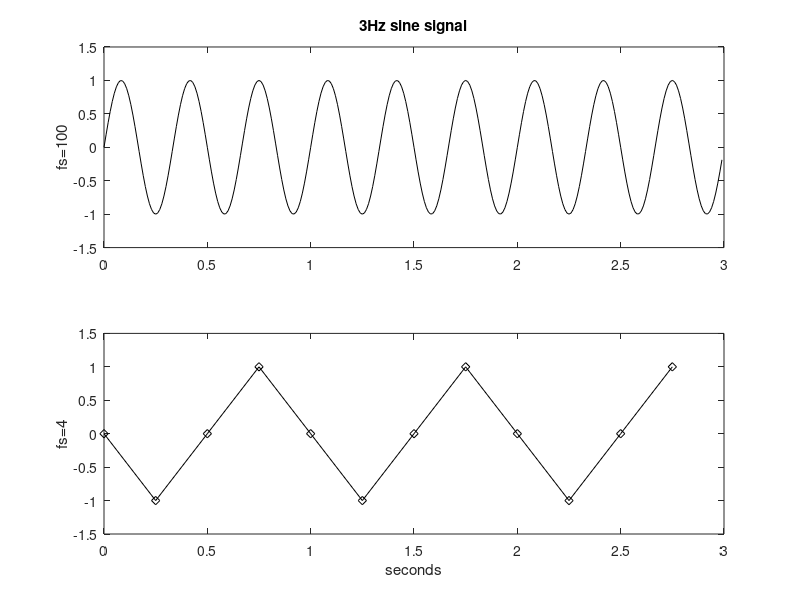

This chart was generated by the following MATLAB code:
% Sine signal and aliasing
fy = 3;                 %signal frequency in Hz
wy = 2*pi*fy;           %signal frequency in rad/s

% good sampling frequency
fs = 100;               %sampling frequency in Hz
tiv = 1/fs;             %time interval between samples;
t = 0:tiv:(3-tiv);      %time intervals set
y = sin(wy*t);          %signal data set
subplot(2, 1, 1); 
plot(t,y,'k');          %plots figure
axis([0 3 -1.5 1.5]);
title('3Hz sine signal');
ylabel('fs=100');

% too slow sampling frequency
fs = 4;                 %sampling frequency in Hz
tiv = 1/fs;             %time interval between samples;
t = 0:tiv:(3-tiv);      %time intervals set
y = sin(wy*t);          %signal data set
subplot(2, 1, 2); 
plot(t,y,'-kd');        %plots figure
axis([0 3 -1.5 1.5]);
xlabel('seconds');
ylabel('fs=4');
